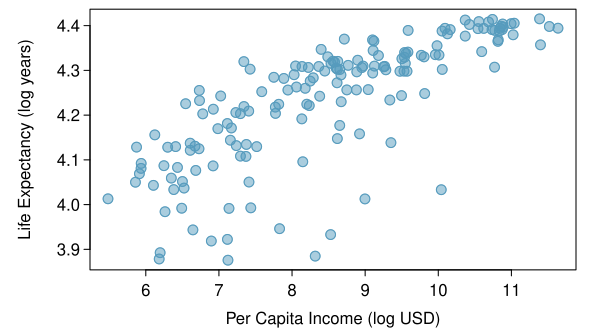

R code for this plot:
library(openintro)
data(COL)
library(oibiostat)
data(wdi.2011)

myPDF("wdiIncomeLifeExpectancyLog.pdf",
      6,
      3.3,
      mar = c(3, 4.5, 0.5, 1.2),
      mgp = c(2.8, 0.5, 0))
plot(wdi.2011$log.gdp.per.capita, log(wdi.2011$life.expect),
     pch = 19,
     cex = 1.3,
     col = COL[1, 3],
     ylab = "Life Expectancy (log years)")
points(wdi.2011$log.gdp.per.capita, log(wdi.2011$life.expect),
       cex = 1.3,
       col = COL[1])
mtext("Per Capita Income (log USD)", 1, 1.9)

dev.off()
